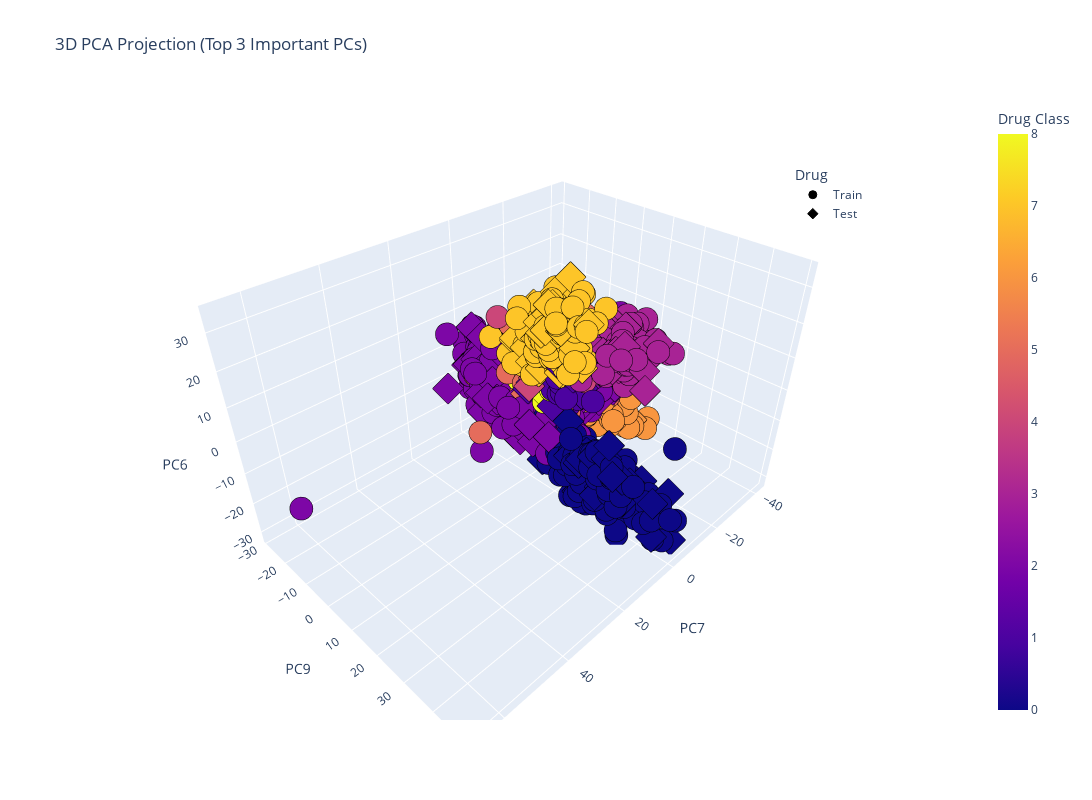

Notebook cell for this chart:
### Code cell
from sklearn.preprocessing import LabelEncoder
from plotly import express as px
label_encoder = LabelEncoder()
y_train_numeric = label_encoder.fit_transform(y_train)
y_test_numeric = label_encoder.transform(y_test)

# Create DataFrame for train and test data
train_data = pd.DataFrame(X_train_plot, columns=[f"PC{pc1+1}", f"PC{pc2+1}", f"PC{pc3+1}"])
train_data['drug'] = y_train_numeric  # Assuming drug labels are in y_train

test_data = pd.DataFrame(X_test_plot, columns=[f"PC{pc1+1}", f"PC{pc2+1}", f"PC{pc3+1}"])
test_data['drug'] = y_test_numeric  # Assuming drug labels are in y_test

# Add a column to indicate whether the data is from train or test set
train_data['set'] = 'Train'
test_data['set'] = 'Test'

# Concatenate train and test data
combined_data = pd.concat([train_data, test_data])

# Create an interactive 3D scatter plot with Plotly
fig = px.scatter_3d(combined_data, x=f"PC{pc1+1}", y=f"PC{pc2+1}", z=f"PC{pc3+1}",
                    color='drug', symbol='set', labels={'drug': 'Drug Class', 'set': 'Dataset'},
                    title="3D PCA Projection (Top 3 Important PCs)",
                    color_continuous_scale=None)

# Show the plot
fig.update_layout(
    width=1200, 
    height=800,

    scene=dict(
        xaxis_title="PC7",
        yaxis_title="PC9",
        zaxis_title="PC6"
    ),
    legend_title="Drug Category",
    legend=dict(
        title="Drug",
        x=0.8, y=0.9,
        bgcolor="rgba(255, 255, 255, 0.5)"
    )
)
fig.update_traces(marker=dict(line=dict(width=1, color='black')))

# Show the plot
fig.show()

### Figure 1 — Plotly figure (JSON) as saved in the notebook; plotly's stock layout.template omitted (floating-point values rounded to 4 significant figures; data arrays with more than 128 entries replaced by an {"elided": "..."} marker saying what was removed)
{"data": [{"hovertemplate": "Dataset=Train<br>PC9=%{x}<br>PC3=%{y}<br>PC7=%{z}<br>Drug Class=%{marker.color}<extra></extra>", "legendgroup": "Train", "marker": {"color": {"elided": "2792 int values"}, "coloraxis": "coloraxis", "line": {"color": "black", "width": 1}, "symbol": "circle"}, "mode": "markers", "name": "Train", "scene": "scene", "showlegend": true, "type": "scatter3d", "x": {"elided": "2792 float values"}, "y": {"elided": "2792 float values"}, "z": {"elided": "2792 float values"}}, {"hovertemplate": "Dataset=Test<br>PC9=%{x}<br>PC3=%{y}<br>PC7=%{z}<br>Drug Class=%{marker.color}<extra></extra>", "legendgroup": "Test", "marker": {"color": {"elided": "1197 int values"}, "coloraxis": "coloraxis", "line": {"color": "black", "width": 1}, "symbol": "diamond"}, "mode": "markers", "name": "Test", "scene": "scene", "showlegend": true, "type": "scatter3d", "x": {"elided": "1197 float values"}, "y": {"elided": "1197 float values"}, "z": {"elided": "1197 float values"}}], "layout": {"coloraxis": {"colorbar": {"title": {"text": "Drug Class"}}, "colorscale": [[0, "#0d0887"], [0.1111, "#46039f"], [0.2222, "#7201a8"], [0.3333, "#9c179e"], [0.4444, "#bd3786"], [0.5556, "#d8576b"], [0.6667, "#ed7953"], [0.7778, "#fb9f3a"], [0.8889, "#fdca26"], [1, "#f0f921"]]}, "height": 800, "legend": {"bgcolor": "rgba(255, 255, 255, 0.5)", "title": {"text": "Drug"}, "tracegroupgap": 0, "x": 0.8, "y": 0.9}, "scene": {"domain": {"x": [0, 1], "y": [0, 1]}, "xaxis": {"title": {"text": "PC7"}}, "yaxis": {"title": {"text": "PC9"}}, "zaxis": {"title": {"text": "PC6"}}}, "title": {"text": "3D PCA Projection (Top 3 Important PCs)"}, "width": 1200}}
